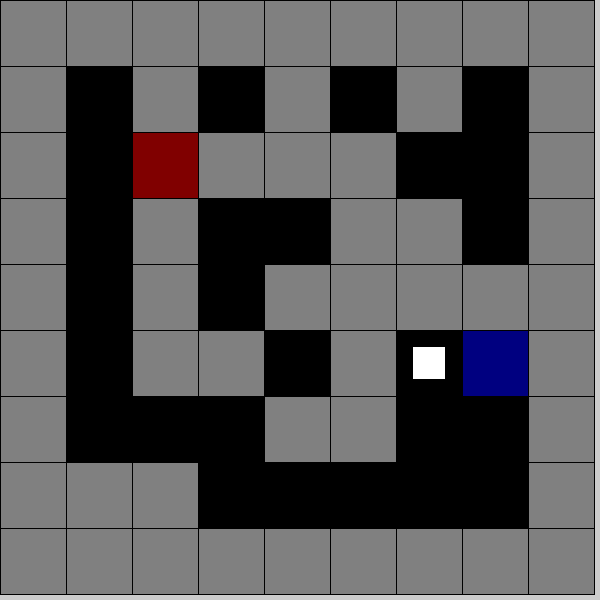
Frame 1 (no input)
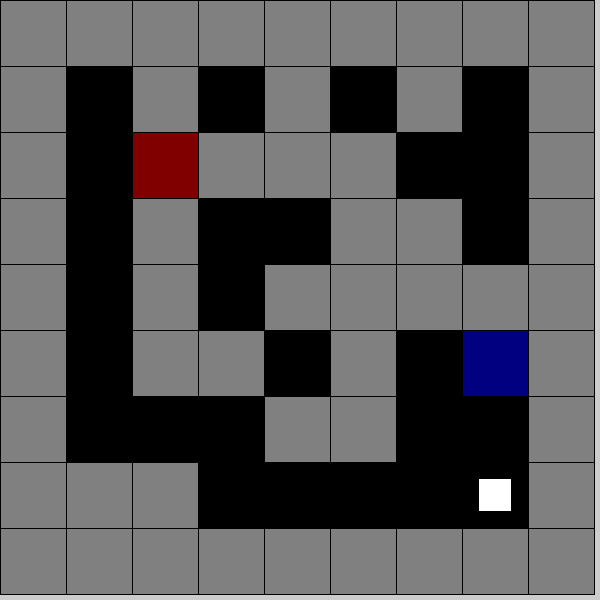
Frame 60 (the mouse pressed at the canvas centre just before this capture)
Frame 120 (the mouse held since frame 60 and released just before this capture): identical to frame 60, image omitted

The Processing sketch that drew these frames (run headless with seeded random() and noise(); from frame 60 on, the mouse is pressed at the canvas centre):

// Processing sketch: td_learning
// ── td_learning.pde


final int WINDOW_WIDTH = 600;
final int WINDOW_HEIGHT= 600;

final int CELL_TYPE_WALL = 0;
final int CELL_TYPE_ROAD = 1;
final int CELL_TYPE_START= 2;
final int CELL_TYPE_GOAL = 3;

final int LABYRINTH_WIDTH = 9;
final int LABYRINTH_HEIGHT= 9;
final int[] dx = {0,0,1,-1};
final int[] dy = {1,-1,0,0};

final float EPS = 0.1;
final float LEARN_ALPHA = 0.2;
final float LEARN_GAMMA = 0.7;


final int CELL_SIZE = WINDOW_WIDTH/LABYRINTH_WIDTH;

Cell[][] labyrinth = new Cell[LABYRINTH_HEIGHT][LABYRINTH_WIDTH];
pair[][] check = new pair[LABYRINTH_HEIGHT][LABYRINTH_WIDTH];

pair START;
pair GOAL;

Agent agent;


//初期化する
void setup(){
  //setup
  frameRate(30);
  size(600, 600);

  //迷路の初期化
  for(int i = 0; i < LABYRINTH_HEIGHT; ++i){
    for(int j = 0; j < LABYRINTH_WIDTH; ++j){
      int type = CELL_TYPE_ROAD;
      if(i == 0 || i+1 == LABYRINTH_HEIGHT ||
          j == 0 || j+1 == LABYRINTH_WIDTH || (int)random(3) == 0) type = CELL_TYPE_WALL;
      labyrinth[i][j] = new Cell(j, i, type);
    }
  }
  
  int mx = 0;
  for(int i = 0; i < LABYRINTH_HEIGHT; ++i){
    for(int j = 0; j < LABYRINTH_WIDTH; ++j){
      check[i][j] = new pair(-1,-1);
    }
  }

  //最大領域を探す
  for(int i = 0; i < LABYRINTH_HEIGHT; ++i){
    for(int j = 0; j < LABYRINTH_WIDTH; ++j){
      if(check[i][j].x == -1){
        if(labyrinth[i][j].type != CELL_TYPE_WALL){
          int sz = bfs(j,i);
          if(mx < sz){
            mx = sz;
            START = new pair(check[i][j]);
          }
        }
      }
    }
  }

  //最大領域の一番遠いところ同士を迷路のスタート，ゴールにする
  for(int i = 0; i < LABYRINTH_HEIGHT; ++i){
    for(int j = 0; j < LABYRINTH_WIDTH; ++j){
      check[i][j] = new pair(-1,-1);
    }
  }

  bfs(START.x, START.y);
  GOAL = check[START.y][START.x];
  if(GOAL.x == -1){
    GOAL.x = 0;
    GOAL.y = 0;
  }

  labyrinth[START.y][START.x].type = CELL_TYPE_START;
  labyrinth[GOAL.y][GOAL.x].type = CELL_TYPE_GOAL;
  labyrinth[GOAL.y][GOAL.x].set_weight();

  agent = new Agent(START);
}

int bfs(int x, int y){
  SimpleQueue q = new SimpleQueue();
  int total = 0;
  pair p = new pair(x, y);
  pair last = new pair(1,1);
  q.push(p);
  int sz = q.items;
  int distance = 0;
  while(sz != 0){
    sz = q.items;
    total += sz;
    for(int i = 0; i < sz; ++i){
      p = q.pop();
      last.x=p.x;
      last.y=p.y;
      for(int j = 0; j < 4; ++j){
        int nx = p.x + dx[j];
        int ny = p.y + dy[j];
        if(!range_check(nx, ny))continue;
        if( labyrinth[ny][nx].type != CELL_TYPE_WALL){
          if(check[ny][nx].x == -1){
            check[ny][nx].x = 1;
            check[ny][nx].y = 1;
            q.push(new pair(nx, ny));
          }
        }
      }
    }
  }
  check[y][x] = new pair(last);
  return total;
}

boolean range_check(int x, int y){
  if( x < 0 || y < 0 || x >= LABYRINTH_WIDTH || y >= LABYRINTH_HEIGHT)return false;
  return true;
};



void draw(){
  //描画
  agent.move();
  for(int i = 0; i < LABYRINTH_HEIGHT; ++i){
    for(int j = 0; j < LABYRINTH_WIDTH; ++j){
      labyrinth[i][j].draw();
    }
  }
  if(agent.is_reached()){
    agent.update_cells();
    agent = new Agent(START);
  }
  agent.draw();
}


//迷路のマスを表現するクラス
class Cell{
  int type;
  float r, v;
  int x, y;

  Cell(int index_x, int index_y, int _type){
    type = _type;
    x = index_x;
    y = index_y;
    r = -1;
    v = -1;
  }

  void set_weight(){
    v = 10000;
  }
  void draw(){
    switch(type){
      case CELL_TYPE_ROAD:
        fill(0);
        break;
      case CELL_TYPE_WALL:
        fill(128,128,128);
        break;
      case CELL_TYPE_START:
        fill(0, 0,128);
        break;
      case CELL_TYPE_GOAL:
        fill(128, 0, 0);
        break;
    }
    rect(x*CELL_SIZE, y*CELL_SIZE, CELL_SIZE, CELL_SIZE);
  }

  boolean is_wall(){
    if( type == CELL_TYPE_WALL){
      return true;
    }
    return false;
  }
  
  void update(float nex_r, float nex_v){
    v = v + LEARN_ALPHA * (nex_r + LEARN_GAMMA*nex_v- v);
  }
}

class Agent{
  pair position;
  ArrayList<pair> history;

  Agent(pair p){
    history = new ArrayList<pair>();
    position = new pair(p);
  }

  void draw(){
    fill(255);
    rect(position.x*CELL_SIZE+CELL_SIZE/4, position.y*CELL_SIZE+CELL_SIZE/4,
        CELL_SIZE/2, CELL_SIZE/2);
  }

  void move(){
    history.add(new pair(position));
    int dir, x = 0, y = 0;
    float mx = 0;
    for(int i = 0; i < 4; i++){
      if(range_check(dx[i] + position.x, dy[i] + position.y)){
        if( !labyrinth[dy[i] + position.y][dx[i] + position.x].is_wall() && 
            labyrinth[dy[i] + position.y][dx[i] + position.x].v > mx){
          mx = labyrinth[dy[i] + position.y][dx[i] + position.x].v;
          x = dx[i];
          y = dy[i];
        }
      }
    }
    if((x == 0 && y == 0) || EPS > random(1)){
      while(true){
        dir = (int)random(4);
        x = 0; y = 0;
        switch(dir){
          case 0:
            x=-1;
            break;
          case 1:
            x=+1;
            break;
          case 2:
            y=-1;
            break;
          default:
            y=1;
            break;
        }
        if(range_check(x + position.x, y + position.y)
           && !labyrinth[y+position.y][x+position.x].is_wall()){
            break;
        }
      }
    }
    position.x += x;
    position.y += y;
  }

  boolean is_reached(){
    if(position.x == GOAL.x && position.y == GOAL.y){
      return true;
    }
    return false;
  }
  void update_cells(){
    history.add(new pair(position));
    for(int i = history.size()-2; i >= 0; --i){
      int pos_x = history.get(i).x;
      int pos_y = history.get(i).y;
      int nx = history.get(i+1).x;
      int ny = history.get(i+1).y;
      labyrinth[pos_y][pos_x].update(labyrinth[ny][nx].r, labyrinth[ny][nx].v);
    }
  }
}

//座標表すのに便利なペア
class pair{
  int x, y;
  pair(int xx, int yy){
    x = xx;
    y = yy;
  }
  pair(pair p){
    x = p.x;
    y = p.y;
  }
}

//queue
class SimpleQueue{
  final int SIZE = LABYRINTH_WIDTH*LABYRINTH_HEIGHT;
  pair[] ring = new pair[SIZE];
  int bottom, head;
  int items;

  SimpleQueue(){
    bottom = 0;
    head = 0;
    items = 0;
  }
  pair pop(){
    if(items < 1){
      exit();
    }
    bottom++;bottom%=SIZE;
    items--;
    return ring[(bottom+SIZE-1)%SIZE];
  }

  void push(pair p){
    ring[head] = p;
    head++;head%= SIZE;
    items++;
  }
}
